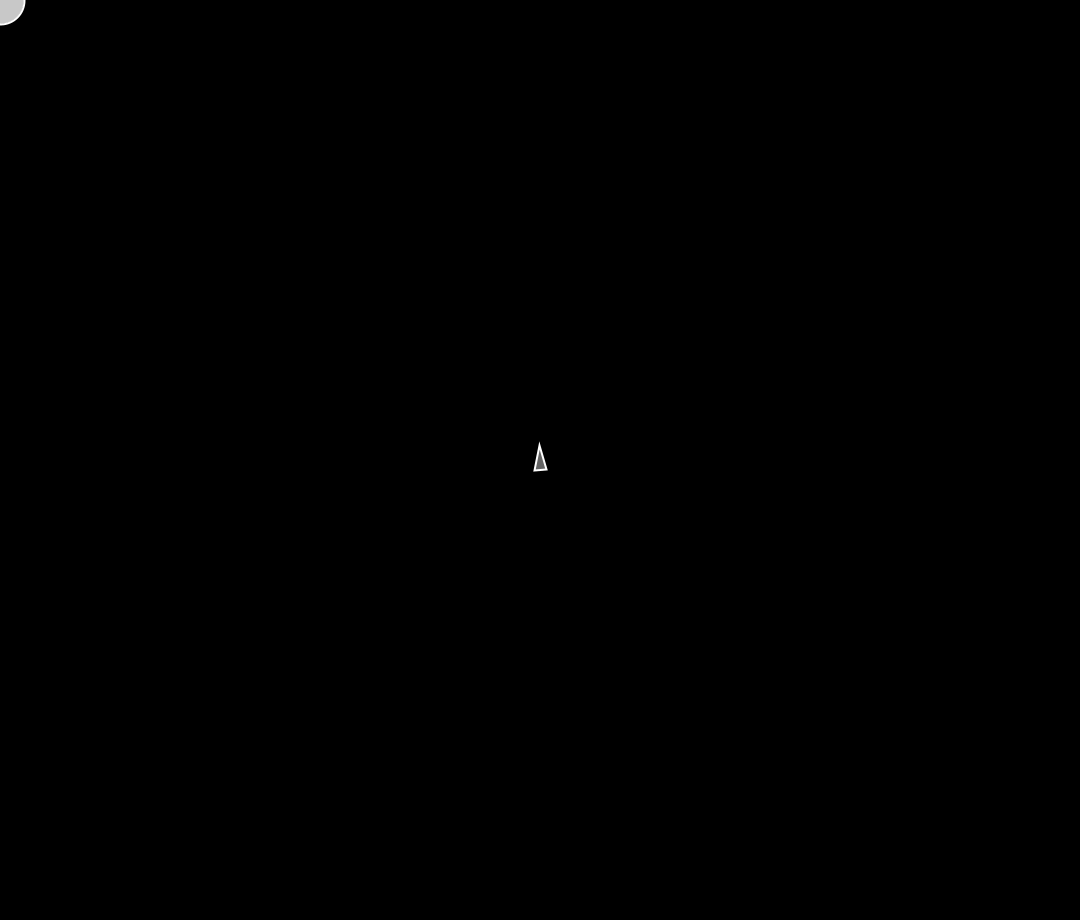
Frame 1 (no input)
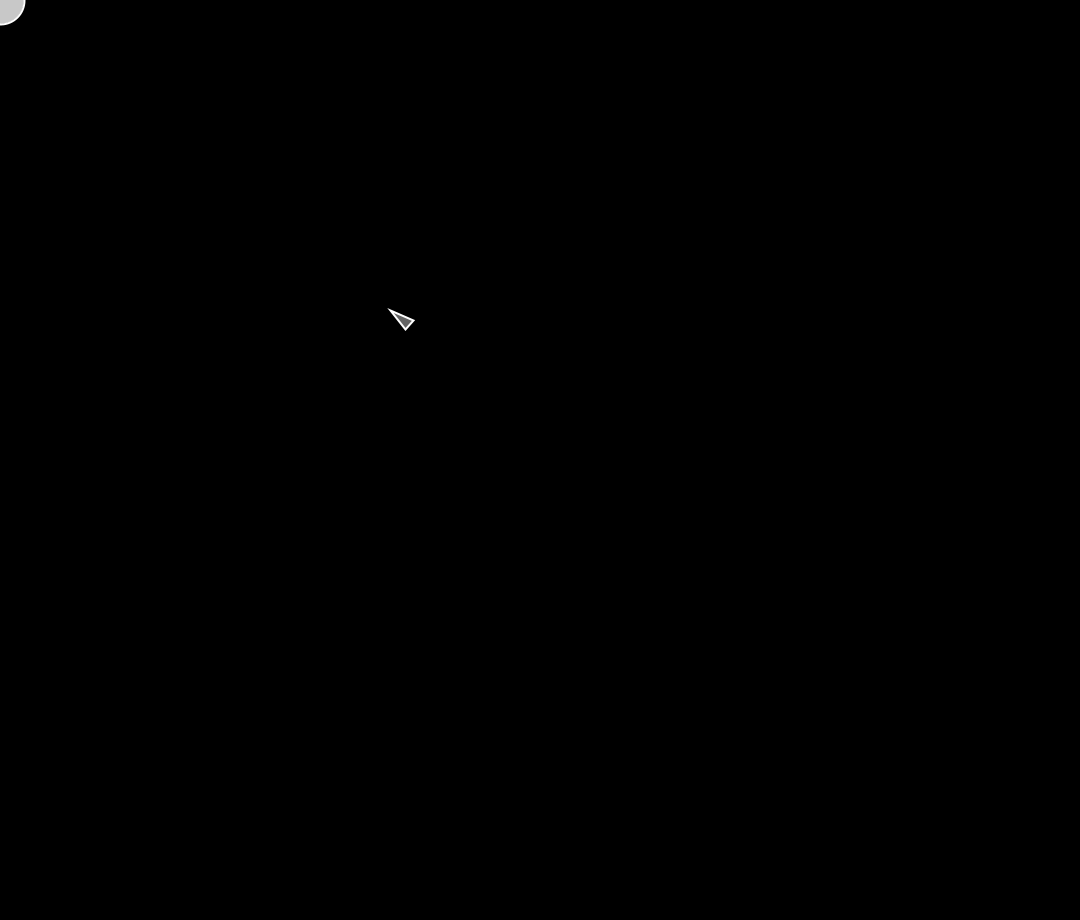
Frame 60 (the mouse pressed at the canvas centre just before this capture)
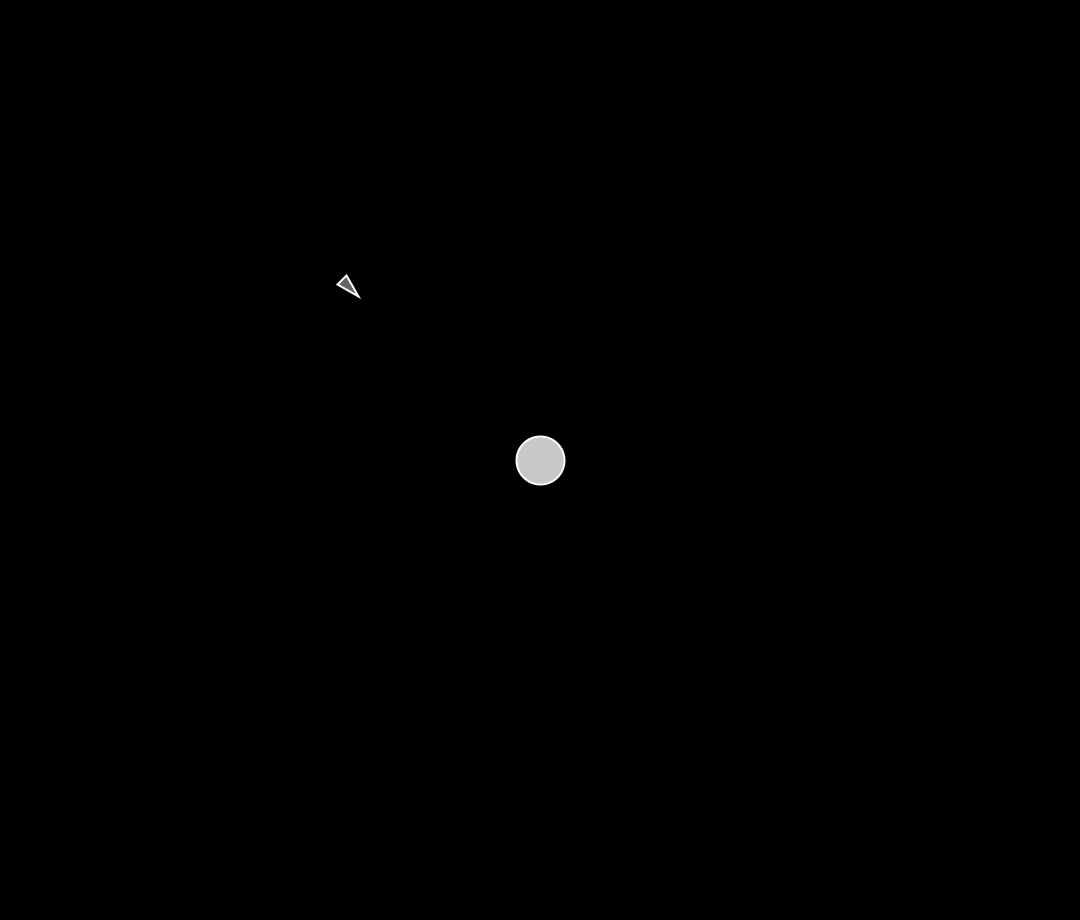
Frame 120 (the mouse held since frame 60 and released just before this capture)

The Processing sketch that drew these frames (run headless with seeded random() and noise(); from frame 60 on, the mouse is pressed at the canvas centre):

// Processing sketch: sketch_6_2_Arriving
// ── sketch_6_2_Arriving.pde
  Vehicle v;
PVector mouse;


void settings(){
  size(1080, 920);
}

void setup(){
  v = new Vehicle(width/2, height/2);
  //mouse = new PVector(mouseX, mouseY);
}

void draw(){
  background(0);
  
  mouse = new PVector(mouseX, mouseY);
  fill(200);
  stroke(255);
  strokeWeight(2);
  ellipse(mouseX, mouseY, 48, 48);
 
  
  
  v.arrive(mouse);
  v.update();
  v.display();
}

// ── Vehicle.pde
class Vehicle{
  
  PVector loc;
  PVector vel;
  PVector acc;
  float r;
  float maxForce;
  float maxSpeed;
  
  
  Vehicle(float x, float y){
    acc = new PVector(0, 0);
    vel = new PVector(0, -2);
    loc = new PVector(x, y);
    r = 6;
    maxSpeed = 4;
    maxForce = 0.1;
       
  }
  
  void update(){
    vel.add(acc);
    vel.limit(maxSpeed);
    loc.add(vel);
    acc.mult(0);
     
  }
  
  void applyForce(PVector force){
    acc.add(force);
  }
  
  void seek(PVector target){
    // extrapolate
    
    PVector desired = PVector.sub(target, loc);
    
    desired.normalize();
    desired.mult(maxSpeed);
    // can also use desired.setMag(maxSpeed);
    
    PVector steer = PVector.sub(desired, vel);
    steer.limit(maxForce);
    
    applyForce(steer);
  }
  
  void arrive(PVector target){
    PVector desired = PVector.sub(target, loc);
    float d = desired.mag();
    
    // detect if we're 100 pixels away from target
    if (d<100){
      float m = map(d, 0, 100, 0, maxSpeed);
      desired.setMag(m);
    } else { //otherwise go at max speed
      desired.setMag(maxSpeed);
    }
  
    
    PVector steer = PVector.sub(desired, vel);
    steer.limit(maxForce);
    applyForce(steer);
  }
  
  
  void display(){
    float theta = vel.heading() + PI/2;
    fill(100);
    stroke(255);
    pushMatrix();
      translate(loc.x, loc.y);
      rotate(theta);
      beginShape();
        vertex(0, -r*2);
        vertex(-r, r*2);
        vertex(r, r*2);
       endShape(CLOSE);
      popMatrix();
  }
  
  
  
}
